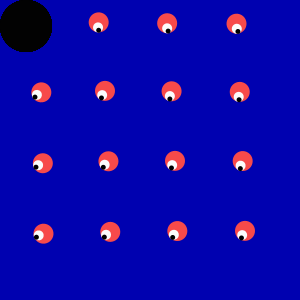
Frame 1 (no input)
Frame 60 (the mouse pressed at the canvas centre just before this capture): identical to frame 1, image omitted
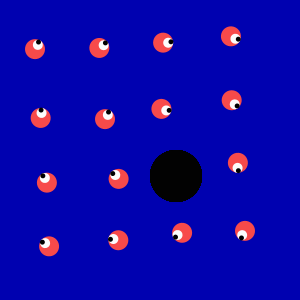
Frame 120 (the mouse held since frame 60 and released just before this capture)

The Processing sketch that drew these frames (run headless with seeded random() and noise(); from frame 60 on, the mouse is pressed at the canvas centre):

// Processing sketch: processing_16103
// ── processing_16103.pde


int Ver = 4;
int Hor = 4;  //int Length = Ver * Hor; number of eyes in the background
int r2 = 1;
int circleSize = 52;
 
int[] X = new int[Ver];
int[] Y = new int[Ver];
 
int[] Color = new int[Ver];
 
void setup(){
  size(300,300); //size of the sketch
  colorMode(HSB,100,100,100);
  smooth();
  frameRate(15);
 
 
  for(int i=0; i<Ver; i++){
    for(int j=0; j<Hor; j++){
      X[i] = (i * 70) + 35;
      Y[j] = (j * 70) + 35;
      Color[i] = int(random(359));
    } 
  } 
}
 
void draw(){
  background(432); //background color 
 
  for(int i=0; i<Ver; i++){
    for(int j=0; j<Hor; j++){
      draweye(i, j);
    }
  }
}
 
void draweye(int i, int j){
  pushMatrix(); //to control rotate 
 
  translate(X[i], Y[j]); // displaying eyes X[i] amount left and right , Y[j] amount up and down 
  rotate(atan2(mouseY - Y[j], mouseX - X[i])); //angle parameter is mouseY - Y[j] and  mouseX - X[i] and rotating by this angle 
 
  float congestion = dist(mouseX, mouseY, X[i], Y[j]);
  float dist_max = dist(0, 0, 200, 200);
 
  ellipseMode(CORNER); // position and coloring of ellipses
  noStroke();
  fill(172,70,97);
   ellipse(0, 0, 20, 20);
  fill(0,0, 99);
  ellipse(4, 0, 10,10) ;
  fill(0);
  ellipse(5, 0, 5,5) ;
 
  popMatrix();
   
  fill(r2);

  ellipse( mouseX, mouseY, circleSize+(abs(pmouseX - mouseX)*5), circleSize+(abs(pmouseX - mouseX)*5)); // to make the stroke grow in size instead of the circle
  println("r2 = " + r2);
    fill((r2)/4*1+r2, r2, 5, 5);

  
}
